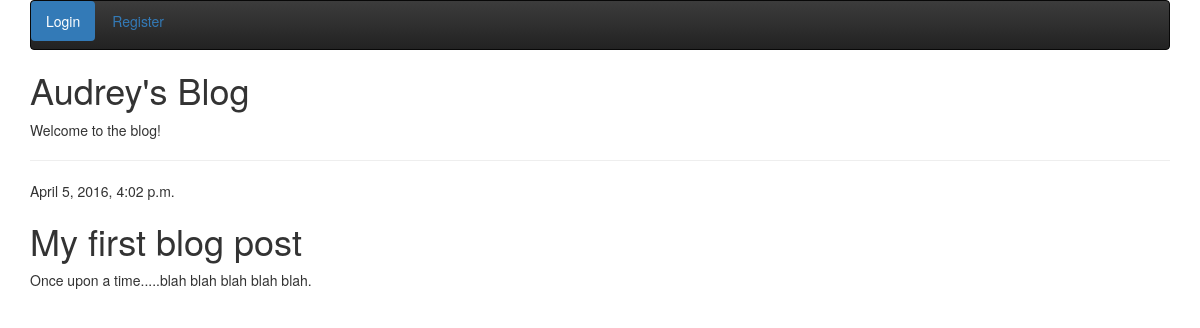
The app's page /post/1/ with its own data.
### my_blog/models.py (models this page shows, shortened)
class Post(models.Model):
	author = models.ForeignKey('auth.User')
	title = models.CharField(max_length=200)
	text = models.TextField()
	created_date = models.DateTimeField(default=timezone.now)
	published_date = models.DateTimeField(blank=True, null=True)

### my_blog/views.py (the view)
# urls.py: url(r'^post/(?P<pk>\d+)/$', views.post_detail, name='post_detail'),
def post_detail(request, pk):
    post = get_object_or_404(Post, pk=pk)
    return render(request, 'my_blog/post_detail.html', {'post': post})

### my_blog/templates/my_blog/post_detail.html (shortened to what this page needs)
{% load staticfiles %}
<!DOCTYPE html>
<html lang="en">
  <head>
    <link rel="stylesheet" href="//maxcdn.bootstrapcdn.com/bootstrap/3.2.0/css/bootstrap.min.css">
	  <link rel="stylesheet" href="//maxcdn.bootstrapcdn.com/bootstrap/3.2.0/css/bootstrap-theme.min.css">
    <link rel="stylesheet" href="{% static 'css/style.css' %}">
  </head>
  <body>
    <div class="container">
	    <nav class="navbar navbar-inverse">
	      <ul class="nav nav-pills">
	        <li role="presentation" class="active"><a href="#">Login</a></li>
	        <li role="presentation"><a href="#">Register</a></li>
	      </ul>
	    </nav>
	    <h1>Audrey's Blog</h1>
	    <p>Welcome to the blog!</p>
      <hr>
      <div class="post">
          {% if post.published_date %}
              <div class="date">
                  {{ post.published_date }}
              </div>
          {% endif %}
          <h1>{{ post.title }}</h1>
          <p>{{ post.text|linebreaks }}</p>
      </div>
    </div>
  </body>
</html>

### records on screen
Post: published_date "April 5, 2016, 4:02 p.m.", title "My first blog post", text "Once upon a time.....blah blah blah blah blah."
